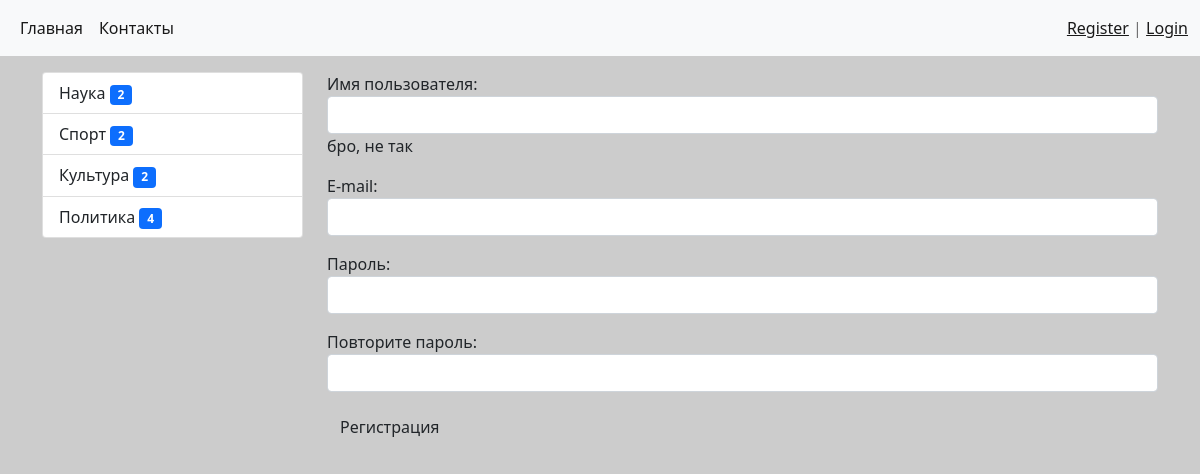
Screenshot of /register/ with the database file from the repository.
### news/models.py (models this page shows, shortened)
class Category(models.Model):
    name = models.CharField(max_length = 150, db_index=True, verbose_name='Название')
    def get_absolute_url(self):
        return reverse('category', kwargs={"category_id": self.pk})
    class Meta:
        verbose_name = 'Категория'
        verbose_name_plural = 'Категории'
        ordering = ['-name']

### news/views.py (the view)
# urls.py: path('register/', register, name='register'),
def register(request):
    if request.method == 'POST':
        form = UserRegisterForm(request.POST)
        if form.is_valid():
            user = form.save()
            login(request, user)
            messages.success(request, 'Зарегался')
            return redirect('home')
        else:
            messages.error(request, 'Ошибка реги')
    else:
        form = UserRegisterForm()
    return render(request, 'news/register.html', {"form": form})

### news/forms.py
class UserRegisterForm(UserCreationForm):
    username = forms.CharField(label='Имя пользователя', help_text = 'бро, не так', widget=forms.TextInput(attrs={'class': 'form-control'}))
    password1= forms.CharField(label='Пароль', widget=forms.PasswordInput(attrs={'class': 'form-control'}))
    password2= forms.CharField(label='Повторите пароль', widget=forms.PasswordInput(attrs={'class': 'form-control'}))
    email = forms.EmailField(label='E-mail', widget=forms.EmailInput(attrs={'class': 'form-control'}))
    class Meta:
        model = User
        fields = ('username', 'email', 'password1', 'password2')

### news/templatetags/news_tags.py (called while the page is built)
@register.inclusion_tag('news/list_categories.html')
def show_categories():
    categories = Category.objects.annotate(cnt=Count('forkey')).filter(cnt__gt=0)
    return {"categories": categories}

### news/templates/news/register.html (shortened to what this page needs)
{% extends 'base.html' %}
{% block sidebar %}
{% include 'inc/_sidebar.html' %}
{% endblock %}
{% block content %}
<form method="post">
    {{ form.as_p }}
    <button type="submit" class="btn btm-primary btn-block">Регистрация</button>
</form>
{% endblock %}

### news/templates/news/list_categories.html
<div class="list-group">
    {% for item in categories %}
    <a href="{{item.get_absolute_url}}" class="list-group-item list-group-item-action" aria-current="true">
      {{item.name}}
    <span class="badge badge-primary badge-pill btn-primary">{{item.cnt}}</span></a>
    {% endfor %}
</div>

### mysite/static/css/style.css (style rules this page uses)
body { background-color: #ccc; }

### rows the page displays
Category: name "Наука", cnt "2"
Category: name "Спорт", cnt "2"
Category: name "Культура", cnt "2"
Category: name "Политика", cnt "4"
